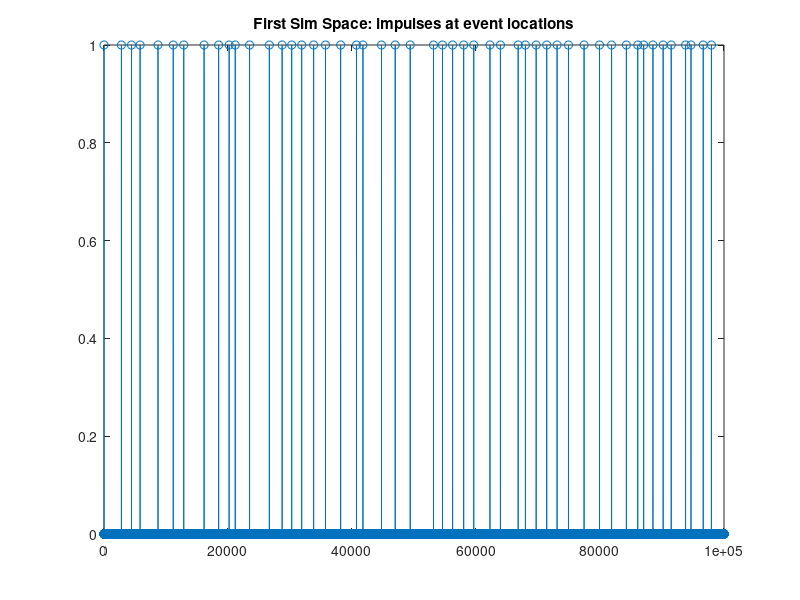
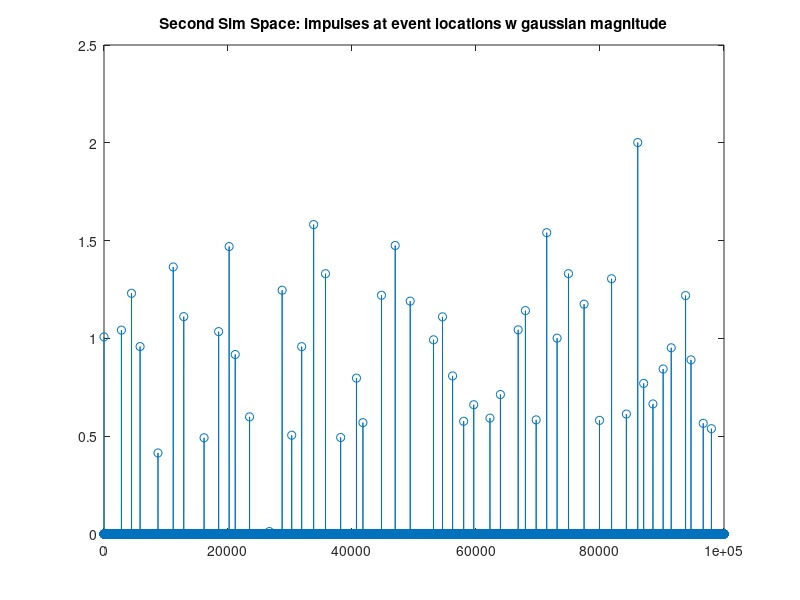
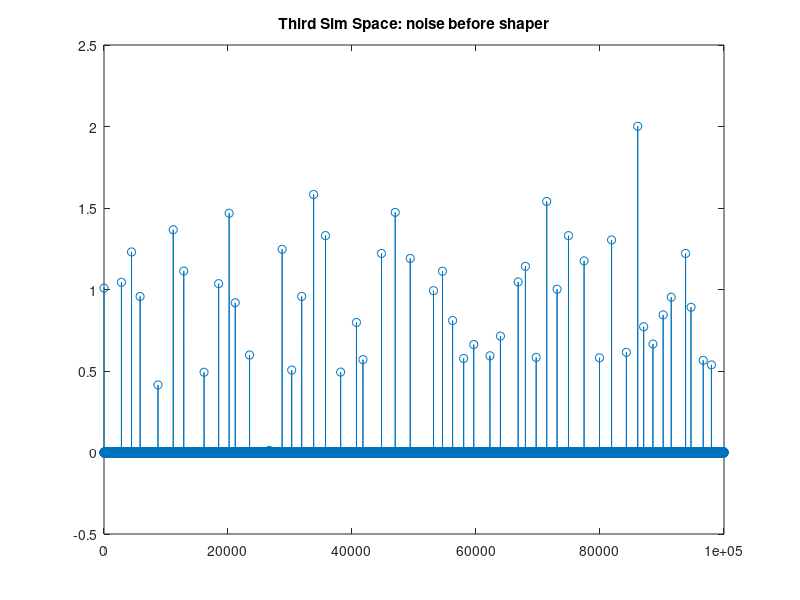
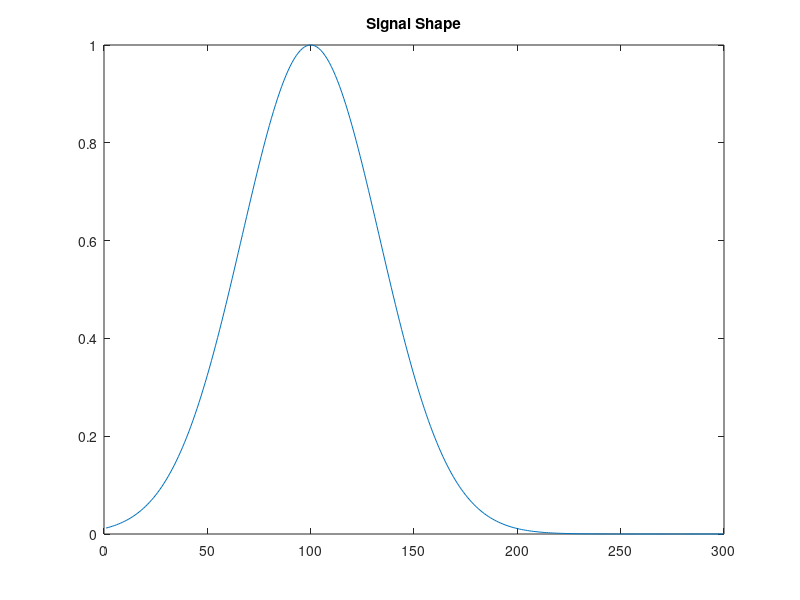

The MATLAB script that drew these images, in order: (Note: this script raises an error after producing the figures.)
%Script to simulate events in proton detector for darklight
clear;
close all;

%first define some constants:
tq = 100e-12; %time quanta in seconds

%event rate information (seconds)
rate_sep_mean = 1/5e6;
rate_sep_sd = rate_sep_mean/3;

%event magnitude information
mag_mean = 1;
mag_sd = 0.4;

%Sampeling information (seconds)
t_sample = 1/150e6;
sample_bits = 10;

%Noise information
noise_det_mag = mag_mean / 1000; %~60dB noise floor

noise_shaper_mag = mag_mean / 1000;

%simulation time (in seconds)
t_simulation = 10000e-9;

%gaussian shaping properties
t_shape = 20e-9;%shaping time in seconds

%plots
gen_all_plots = 0;
gen_sig_gen_plots = 1;
gen_sig_shaping_plots = 1;
gen_dig_plots = 1;
gen_hit_find_plots = 1;

%% First: generate simulation space
num_tq = ceil(t_simulation/tq);
if num_tq < 100
    error('sig_sim:time_scale_err', 'Check time scale')
end
%pre-allocate all simulation spaces (if additional simulation spaces are
%added, pre-allocate them here.
num_simulation_steps = 4;
sim_space = zeros(num_simulation_steps, num_tq);

tq_sample = ceil(t_sample / tq);
if tq_sample < 10
    error('sig_sim:sample_rate','Sample rate too high for time scale')
end
num_samples = ceil(num_tq / tq_sample);
num_digital_steps = 6;
dig_space = zeros(num_digital_steps, num_samples);

%% Step 1: generate event time locations
%We do this by saying that time quanta 0 is an event and then
%generating a gaussian amount of time with an average of
%rate_sep_mean and a standard deviation of rate_sep_sd.
rate_sep_mean_q = rate_sep_mean / tq;
rate_sep_sd_q = rate_sep_sd / tq;

if rate_sep_mean_q < 100
    error('sig_sim:rate_sep_err', 'Rate separation too small')
end

%this is ugly... is there a more creative way to do this?
index = 1;
while index < num_tq
    sim_space(1,index) = 1;
    index = index + floor(normrnd(rate_sep_mean_q, rate_sep_sd_q));
end

if (gen_all_plots == 1) || (gen_sig_gen_plots == 1)
    figure();
    plot(sim_space(1,:),'-o')
    hold on;
    title('First Sim Space: impulses at event locations');
end

%% Step 2: generate event time magnitudes
sim_space(2,:) = abs(normrnd(mag_mean, mag_sd, [1, num_tq])) .* sim_space(1,:);

if (gen_all_plots == 1) || (gen_sig_gen_plots == 1)
    figure();
    plot(sim_space(2,:),'-o')
    hold on;
    title('Second Sim Space: impulses at event locations w gaussian magnitude');
end

%% Step 3: generate noise events
sim_space(3,:) = sim_space(2,:)+normrnd(0, noise_det_mag, [1, num_tq]);
if (gen_all_plots == 1) || (gen_sig_gen_plots == 1)
    figure();
    plot(sim_space(3,:),'-o')
    hold on;
    title('Third Sim Space: noise before shaper');
end
%%%TODO: investigate if this is the distro of noise we'd actually see.  May
%%%not make a difference in principle, but worth looking into. (pink noise)
%% Step 4: generate shaping
%first pass at shaping alg.

%reminder of gaussian : g(x) = (1/(sd*sqrt(2*pi)))*exp((-1/2)*((x-mean)/sd)^2)
%we say that the shaping time is equal to 6 sigma.  So:
shape_sd = t_shape / tq / 6;
%we put the mean 3 sigma in to give a 3 sigma leadup and a 6 sigma tail
shape_mean = shape_sd*3;
%now we generate the shape coeff
shape_coeff = (1/(shape_sd*sqrt(2*pi)))*exp((-1/2)*(((1:9*shape_sd)-shape_mean)/shape_sd).^2);
%now we normalize the shape_coeff
shape_coeff = shape_coeff / (1/(shape_sd*sqrt(2*pi)));

if (gen_all_plots == 1) || (gen_sig_gen_plots == 1)
    figure();
    plot(shape_coeff);
    hold on;
    title('Signal Shape');
end

for index = (1:length(shape_coeff))
    if index == 1
        sim_space(4,:) = sim_space(3,:)*shape_coeff(1);
    else
        sim_space(4,:) = sim_space(4,:) + horzcat(zeros(1,index-1),sim_space(3,(1:num_tq-(index-1))))*shape_coeff(index);
    end
end

if (gen_all_plots == 1) || (gen_sig_shaping_plots == 1)
    figure();
    plot(sim_space(4,:),'o-')
    hold on;
    title('Fourth Sim Space: shaped events')
end

%% Step 5: add electronic noise to output
sim_space(5,:) = sim_space(4,:)+normrnd(0, noise_shaper_mag, [1, num_tq]);
if (gen_all_plots == 1) || (gen_sig_shaping_plots == 1)
    figure();
    plot(sim_space(5,:),'-o')
    hold on;
    title('Fifth Sim Space: noise after shaper');
end

%%%TODO: investigate if this is the distro of noise we'd actually see.  May
%%%not make a difference in principle, but worth looking into. (pink noise)
%% Step 4: generate sampling times

dig_space(2,:) = sim_space(5,(1:tq_sample:num_tq));
dig_space(1,:) = (1:tq_sample:num_tq);
if (gen_all_plots == 1) || (gen_dig_plots == 1)
    figure();
    plot(dig_space(2,:),'-o')
    hold on;
    title('Dig Space 2: Sampled Signal');
    figure();
    plot(sim_space(5,:),'-o')
    hold on;
    plot(dig_space(1,:),dig_space(2,:), 'r*', 'MarkerSize', 10)
    title('Samples overlayed on shaped signal');
end

%% Step 5: quantize digital samples
%max value calculation
max_val = 2^sample_bits-1;
max_analog_val = mag_sd*5;
offset_val = mag_sd*0.8;

%insert clipping function here.
dig_space(3,:) = dig_space(2,:); %placeholder for clipped values

%perform quantization, using floor
dig_space(4,:) = floor((dig_space(3,:)+offset_val)/max_analog_val*max_val);

%quantization error:
dig_space(5,:) = (dig_space(4,:)-dig_space(2,:)/max_analog_val*max_val);

if (gen_all_plots == 1) || (gen_dig_plots == 1)
    figure();
    plot(dig_space(4,:), '-o');
    hold on;
    title('Dig space 4: Quantized sampled data');
    
    figure();
    plot(dig_space(2,:), '-o');
    hold on;
    plot(dig_space(4,:)/max_val*max_analog_val,'-r*', 'MarkerSize', 7);
    title('Quantized sampled data, normalized by max value, on the non quantized data');
    
    figure();
    plot(dig_space(5,:), '-o');
    hold on;
    title('Dig space 5: Quantization error in LSBs');
end

%% Step 6: non-linear cliping operation
dig_space(6,:) = dig_space(4,:);
for index = (1:num_samples)
    if dig_space(6,index) > max_val
        dig_space(6,index) = max_val;
    else if dig_space(6,index) < 0
            dig_space(6,index) = 0;
        end
    end
end

if (gen_all_plots == 1) || (gen_dig_plots == 1)
    figure();
    plot(dig_space(6,:), '-og');
    hold on;
    title('Dig space 6: clipped samples, approximation of what we would see from an ADC');
    
    figure();
    plot(dig_space(4,:), '-ob');
    hold on;
    plot(dig_space(6,:), '-*g', 'MarkerSize', 10);
    title('Dig space 4 and 6 (before and after non-linear clipping)');
end

%% Step 7: Pedestal Subtraction
dig_space(7,:) = dig_space(6,:) - offset_val/max_analog_val*max_val;

if (gen_all_plots == 1) || (gen_hit_find_plots == 1)
    figure();
    plot(dig_space(7,:), '-og');
    hold on;
    title('Dig space 7: Pedestal Subtraction');
end

%% Step 8: hit-finding
%Set threshold based on the DC offset and the noise floor:
threshold = ((noise_det_mag+noise_shaper_mag)*6)/max_analog_val*max_val+10;
%threshold is the offset value, plus 6 sigma of the noise plus 10 counts.

%number of samples on the edge of a hit to grab:
edge_grab = 2;

if (gen_all_plots == 1) || (gen_hit_find_plots == 1)
    figure();
    plot(dig_space(7,:), '-o');
    hold on;
    line([1,num_samples],[threshold,threshold]);
    title('Samples with threshold drawn');
end

%Now we find hits
index = 1;  %index holds where in the sample space we are
hit_id = 1; %hit_id holds the ID of the hit to be written out
%hit_index = 1; %hit_index holds the index inside the hit of the sample
%end_index = 1; %makes coding a bit easier at the end, can probably be
%simplified away...
%the hit locker is not pre-allocated.  this is inefficient.  Cannot be
%pre-allocated because we do not pre-determine the size of the hit locker
%each hit locker array has a format like this:
%index 1 = index of first sample in the locker (hit location)
%all subsequent values are the values in the locker

while index <= num_samples
    %entering the loop we assume that we are not in the middle of a hit
    if dig_space(7,index) >= threshold;
        %if this is true, then we have just come to the first above
        %threshold sample of a hit.
        if index <= edge_grab %make sure we don't try to access samples which don't exist
            hit_locker{hit_id}(1) = 1;%assign 1 to the hit location
            hit_index = 2;
            while (hit_index-1 <= index-1)
                hit_locker{hit_id}(hit_index) = dig_space(7,hit_index-1);
                hit_index = hit_index + 1;
            end
        else
            hit_locker{hit_id}(1) = index-edge_grab;
            hit_index = 2;
            while (hit_index-1 <= edge_grab)
                hit_locker{hit_id}(hit_index) = dig_space(7,index-edge_grab+hit_index-2);    %hit_index-2 is zero for the first iteration
                hit_index = hit_index + 1;
            end
        end
        %ok, now we have gathered all of the previous hits, time to start
        %gathering the normal hits
        while (dig_space(7,index) >= threshold)
            hit_locker{hit_id}(hit_index) = dig_space(7,index);
            hit_index = hit_index + 1;
            index = index + 1;
        end
        
        %Now we have gathered all of the pulses above threshold, time for
        %the end grab at the other end
        end_index = 1;
        
        if (index + edge_grab) > num_samples
            while index + end_index <= num_samples
                hit_locker{hit_id}(hit_index) = dig_space(7,index+end_index-1);
                end_index = end_index + 1;
                hit_index = hit_index + 1;
            end
        else
            while end_index <= edge_grab
                hit_locker{hit_id}(hit_index) = dig_space(7,index+end_index-1);
                end_index = end_index + 1;
                hit_index = hit_index + 1;
            end
        end
        %note that the end grab doesn't touch the index.  We should be
        %ending on an index where we are below threshold, so theoretically
        %if there is another hit that starts during the edge grab this will
        %be picked up as a different event.
        hit_id = hit_id + 1;
    else
        index = index + 1;
    end
end

num_hits = length(hit_locker);
%now plot all of the hits...
%first generate some xy pairs
x_hit=[];
y_hit=[];
for index = (1:num_hits)
    for sub_index = (2:length(hit_locker{index}))
        y_hit = horzcat(y_hit,hit_locker{index}(sub_index));
        x_hit = horzcat(x_hit,hit_locker{index}(1)+sub_index-2);
    end
end

if (gen_all_plots == 1) || (gen_hit_find_plots == 1)
    figure();
    plot(x_hit, y_hit, '-xr');
    hold on;
    line([1,num_samples],[threshold,threshold]);
    title('Hits only with threshold line');
    figure();
    plot(dig_space(7,:), '-o');
    hold on;
    plot(x_hit, y_hit, 'xr','MarkerSize',15);
    line([1,num_samples],[threshold,threshold]);
    title('Hits only with threshold line');
end

%% Step 9: Hit re-construction
for index = (1:num_hits)
    [temp_curve, temp_gof] = fit((1:length(hit_locker{1,index})-1)',hit_locker{1,index}(2:length(hit_locker{1,index}))','gauss1');
    hit_locker{2,index} = temp_curve;
    hit_locker{3,index} = temp_gof.rsquare;
    %figure();
    %plot(hit_locker{2,index},(1:length(hit_locker{1,index})-1),hit_locker{1,index}(2:length(hit_locker{1,index})));
    %waitforbuttonpress;
end
r_squareds = [hit_locker{3,:}];
fprintf('Average R^2 = %d Average sigma = %d \n',mean(r_squareds),std(r_squareds));

%% Step 10: Hit re-construction 2
y_hit2 = zeros(num_hits);
x_hit2 = zeros(num_hits);
for index = (1:num_hits)
    y_hit2(index) = hit_locker{2,index}.a1*max_analog_val/max_val;
    x_hit2(index) = (hit_locker{2,index}.b1+hit_locker{1,index}(1))*tq_sample-shape_mean;
end
if (gen_all_plots == 1) || (gen_hit_find_plots == 1)
    figure();
    plot(x_hit2,y_hit2, '*r');
    hold on;
    title('Hit Locations')
    figure();
    plot(x_hit2,y_hit2, '*r','MarkerSize', 10);
    hold on;
    plot(sim_space(2,:), '-o');
    title('Hit Locations overlayed on Orig. Hits');
    figure();
    plot(x_hit2,y_hit2, '*r','MarkerSize', 10);
    hold on;
    plot(sim_space(4,:), '-o');
    title('Hit Locations overlayed on Orig. Shaped Hits');
end
